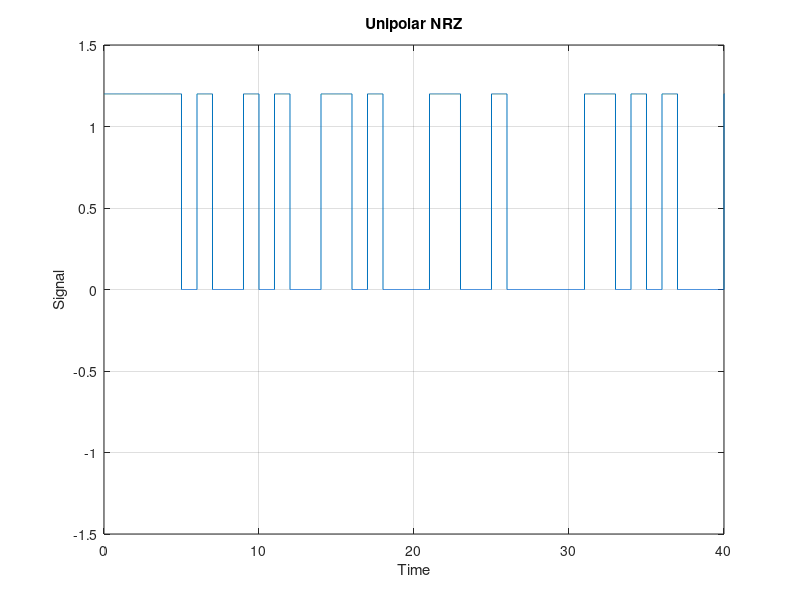
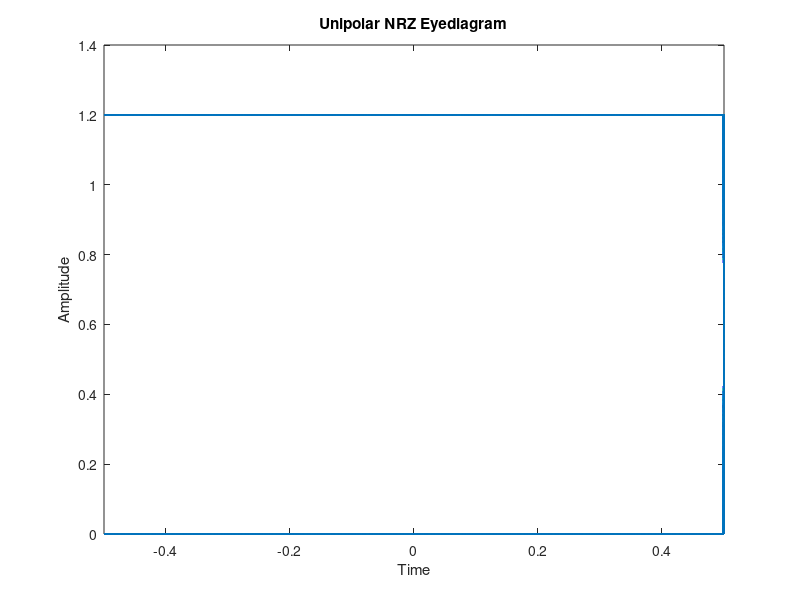
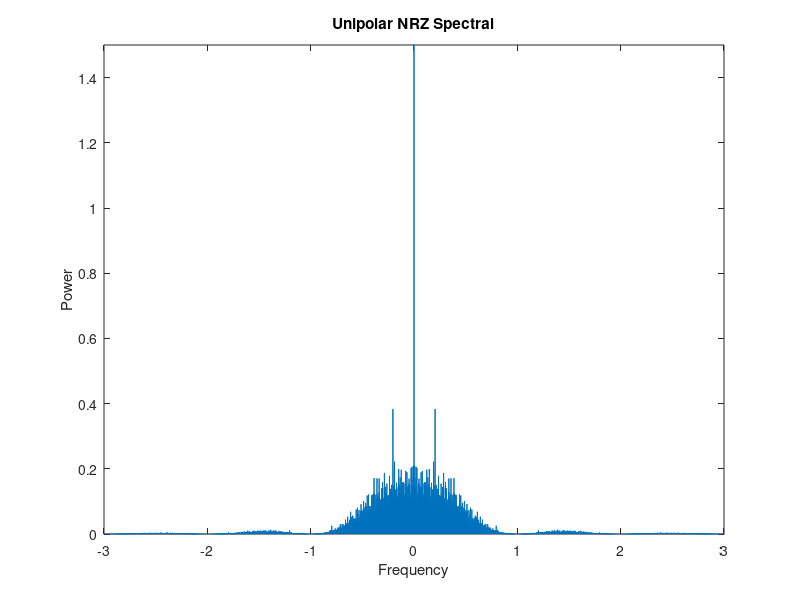
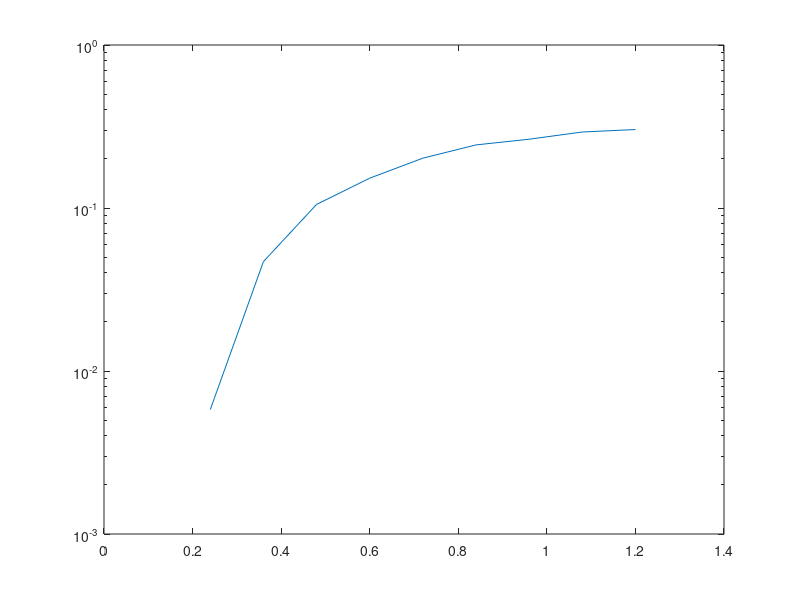

Write the MATLAB code that produced these figures, in order.
bits = randi([0, 1], 1, 10000);
total_BER2=[];
n=800;
bitrate=1;
T=length(bits)/bitrate;
N=n*length(bits);
dt=T/N;
t=0:dt:(T-dt);
sig=zeros(1,length(t));
for i=1:length(bits);
  if bits(i)==1
    sig((i-1)*n+1:i*n)=1.2;

  end
end

figure(1);
plot(t,sig),axis([0,40,-1.5,1.5]);
xlabel("Time");
ylabel("Signal");
title("Unipolar NRZ");
grid on;

eyediagram(sig,800,1,400);
xlabel("Time");
ylabel("Amplitude");
title("Unipolar NRZ Eyediagram");

#spectral domain
df = 1/T;
fs= 1/dt;
if (rem(N,2)==0)
f=- (0.5 * fs) : df : (0.5*fs - df) ;
else
f=- (0.5*fs-0.5*df) : df : (0.5*fs -0.5*df) ;
end
M=fftshift(fft(sig))/N;
PSD_y=power(abs(M),2);
figure(3)
plot (f,PSD_y*1000),axis([-3,3,0,1.5]);
M=fftshift(fft(sig))/N;
xlabel("Frequency");
ylabel("Power");
title("Unipolar NRZ Spectral");

H=abs(f)<1;
k = real(ifft(ifftshift(H.*M))*N);

#Reciever without noise
#decision code 1
for i=1:length(bits);
  if  k(((i-1)*n+i*n)/2)>=0.6;
    k((i-1)*n+1:i*n)=1.2;
   else
      k((i-1)*n+1:i*n)=0;
  end
end

#compare 1
error_bits_1=0;
 for i=1:length(bits);
  if  k(((i-1)*n+i*n)/2)!=sig(((i-1)*n+i*n)/2);
    error_bits_1++;
  end
end
BER1=error_bits_1/length(bits);
disp(BER1);

#Reciever with noise
for sigma = 0:0.12:1.2
noise=sigma*randn(1,length(t));
k1=k+noise;

#decision code 2
for i=1:length(bits);
  if  k1(((i-1)*n+i*n)/2)>=0.6;
    k1((i-1)*n+1:i*n)=1.2;
   else
      k1((i-1)*n+1:i*n)=0;
  end
end

#compare 2
error_bits_2=0;
 for i=1:length(bits);
  if  k1(((i-1)*n+i*n)/2)!=sig(((i-1)*n+i*n)/2);
   error_bits_2++;
  end
end
BER2=error_bits_2/length(bits);
total_BER2 =[total_BER2 BER2];
disp(BER2);
end

figure(16);
sigma =[0:0.12:1.2];
semilogy(sigma,total_BER2);
hold on;

